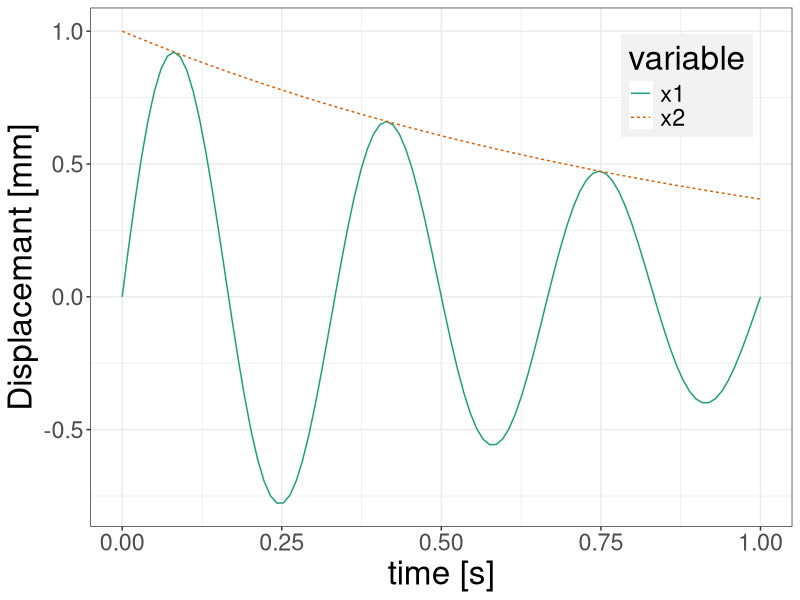
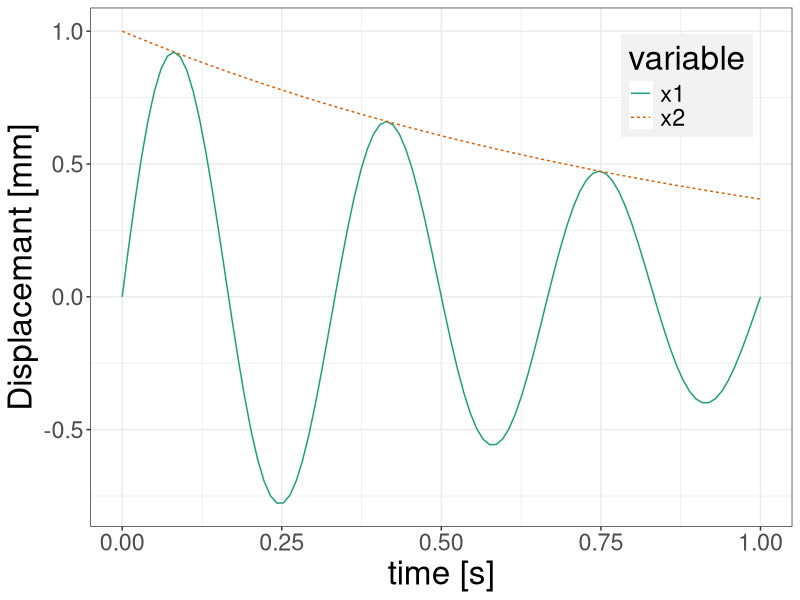

These charts were generated, in order, by the following R code:
#install.packages('tidyr')
library(tidyr)
#install.packages('dplyr')
library(dplyr)
#install.packages("ggplot2", dependencies=TRUE)
library(ggplot2)
#install.packages("grid", dependencies=TRUE)
library(grid)
#install.packages("RColorBrewer", dependencies = TRUE)
library(RColorBrewer)
cols = brewer.pal(8, "Dark2")
ltys = c("solid","dashed","dotdash","longdash","twodash")

t <- seq(0,1,length=100)
x1 <- exp(-1*t)*sin(6*pi*t)
x2 <- exp(-1*t)
df <- data.frame(t=t,x1=x1,x2=x2)
df %>% gather(key = variable, value = value, -t)->d

g <- ggplot(d,aes(x=t, y=value,colour = variable,linetype = variable))
g <- g + theme_bw()
g <- g + geom_line(size = 0.5)
g <- g + xlab("time [s]")
g <- g + ylab("Displacemant [mm]")
g <- g  + theme(title = element_text(size=24)) # enlarge title font
g <- g  + theme(text = element_text(size=21)) # enlarge text font
g <- g + theme(legend.position=c(0.85,0.85),
               legend.background = element_rect(fill="gray95", size=.5, linetype="dotted"));
g <- g + scale_colour_brewer(palette = "Dark2")
plot(g)
ggsave(file = "sample.pdf", plot = g, width = 800/72, height = 400/72) # export figure
